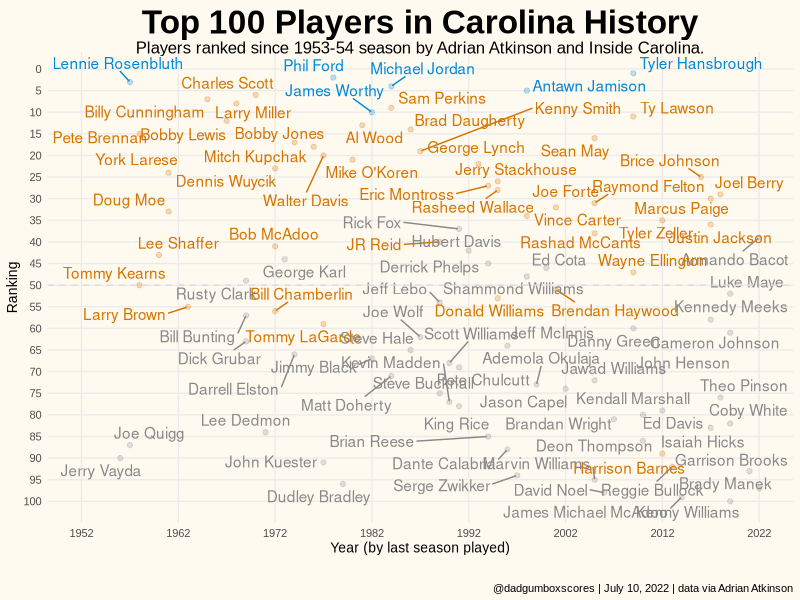

Recreate this plot in R.
# load libraries
library(ggplot2)
library(dplyr)
library(ggrepel)

# load data from https://247sports.com/college/north-carolina/LongFormArticle/UNC-Tar-Heels-Basketball-Top-100-Players-1-10-189851846/#189851846_1
unc <- read.csv('bestunc.csv')

# add theme
theme_me <- function () {
  theme_minimal(base_size = 10, base_family = "Arial") %+replace%
    theme (
      plot.title = element_text(
        hjust = 0.5,
        size = 24,
        face = "bold"
      ),
      plot.subtitle = element_text(
        hjust = 0.5,
        size = 12,
        lineheight = 0.15,
        vjust = -0.5
      ),
      plot.caption = element_text(
        hjust = 1,
        size = 8,
        lineheight = 0.35,
        margin = margin(t = 20)
      ),
      panel.grid.minor = element_blank(),
      plot.background = element_rect(fill = "floral white", color = "floral white")
    )
}

# set colors
colors = c("#d67400", "#898989", "#0089d6")

# scatter plot text repel
gg <- unc %>%
  ggplot(aes(
    x = Year,
    y = Rank,
    label = Player,
    color = Jersey
  )) +
  geom_point(alpha = 0.25) +
  geom_text_repel() +
  scale_y_reverse(breaks = seq(0, 100, 5)) +
  scale_x_continuous(breaks = seq(1952, 2022, 10),
                     limits = c(1952, 2022)) +
  geom_hline(yintercept = 50,
             linetype = 'dashed',
             color = "#dddddd") +
  scale_color_manual(values = colors) +
  theme_me() +
  theme(legend.position = "none") +
  labs(
    x = "Year (by last season played)",
    y = "Ranking",
    title = "Top 100 Players in Carolina History",
    subtitle = "Players ranked since 1953-54 season by Adrian Atkinson and Inside Carolina.",
    caption = "@dadgumboxscores | July 10, 2022 | data via Adrian Atkinson"
  )

# save the chart
ggsave(
  "gg.png",
  gg,
  w = 10,
  h = 8,
  dpi = 300,
  type = 'cairo'
)


# find highest not retired or honored
unc %>%
    filter(Jersey == 'None') %>%
    arrange(Rank) %>%
    slice(1:5)

# find lowest retired or honored
unc %>%
    filter(Jersey != 'None') %>%
    arrange(-Rank) %>%
    slice(1:5)
